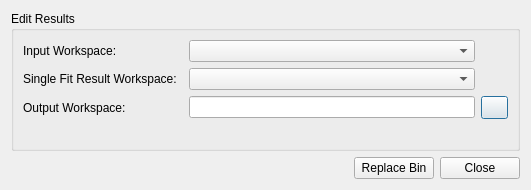
<?xml version="1.0" encoding="UTF-8"?>
<ui version="4.0">
 <class>IndirectEditResultsDialog</class>
 <widget class="QDialog" name="IndirectEditResultsDialog">
  <property name="geometry">
   <rect>
    <x>0</x>
    <y>0</y>
    <width>531</width>
    <height>185</height>
   </rect>
  </property>
  <property name="windowTitle">
   <string>Indirect Edit Results</string>
  </property>
  <layout class="QVBoxLayout" name="verticalLayout">
   <item>
    <widget class="QGroupBox" name="gbReFitSingleSpectrum">
     <property name="title">
      <string>Edit Results</string>
     </property>
     <layout class="QGridLayout" name="gridLayout">
      <item row="1" column="0">
       <widget class="QLabel" name="lbSpectrum">
        <property name="text">
         <string>Single Fit Result Workspace:</string>
        </property>
       </widget>
      </item>
      <item row="2" column="0">
       <widget class="QLabel" name="lbOutputWorkspace">
        <property name="text">
         <string>Output Workspace:</string>
        </property>
       </widget>
      </item>
      <item row="3" column="0" colspan="3">
       <widget class="QLabel" name="lbStatus">
        <property name="text">
         <string/>
        </property>
       </widget>
      </item>
      <item row="0" column="0">
       <widget class="QLabel" name="lbInputWorkspace">
        <property name="text">
         <string>Input Workspace:</string>
        </property>
       </widget>
      </item>
      <item row="4" column="2">
       <spacer name="verticalSpacer">
        <property name="orientation">
         <enum>Qt::Vertical</enum>
        </property>
        <property name="sizeHint" stdset="0">
         <size>
          <width>20</width>
          <height>76</height>
         </size>
        </property>
       </spacer>
      </item>
      <item row="2" column="2">
       <widget class="QLineEdit" name="leOutputWorkspace">
        <property name="text">
         <string/>
        </property>
       </widget>
      </item>
      <item row="0" column="2">
       <widget class="MantidQt::MantidWidgets::WorkspaceSelector" name="wsInputWorkspace"/>
      </item>
      <item row="1" column="2">
       <widget class="MantidQt::MantidWidgets::WorkspaceSelector" name="wsSingleSpectrumWorkspace"/>
      </item>
      <item row="2" column="3">
       <widget class="QPushButton" name="pbPasteInputName">
        <property name="minimumSize">
         <size>
          <width>27</width>
          <height>23</height>
         </size>
        </property>
        <property name="maximumSize">
         <size>
          <width>27</width>
          <height>23</height>
         </size>
        </property>
        <property name="text">
         <string/>
        </property>
        <property name="icon">
         <iconset resource="../../../images/images.qrc">
          <normaloff>:/data_replace.png</normaloff>:/data_replace.png</iconset>
        </property>
       </widget>
      </item>
     </layout>
    </widget>
   </item>
   <item>
    <widget class="QFrame" name="frame">
     <layout class="QHBoxLayout" name="horizontalLayout">
      <property name="leftMargin">
       <number>0</number>
      </property>
      <property name="topMargin">
       <number>0</number>
      </property>
      <property name="rightMargin">
       <number>0</number>
      </property>
      <property name="bottomMargin">
       <number>0</number>
      </property>
      <item>
       <spacer name="horizontalSpacer">
        <property name="orientation">
         <enum>Qt::Horizontal</enum>
        </property>
        <property name="sizeHint" stdset="0">
         <size>
          <width>40</width>
          <height>20</height>
         </size>
        </property>
       </spacer>
      </item>
      <item>
       <widget class="QPushButton" name="pbReplaceBin">
        <property name="text">
         <string>Replace Bin</string>
        </property>
       </widget>
      </item>
      <item>
       <widget class="QPushButton" name="pbClose">
        <property name="text">
         <string>Close</string>
        </property>
       </widget>
      </item>
     </layout>
    </widget>
   </item>
  </layout>
 </widget>
 <customwidgets>
  <customwidget>
   <class>MantidQt::MantidWidgets::WorkspaceSelector</class>
   <extends>QComboBox</extends>
   <header>MantidQtWidgets/Common/WorkspaceSelector.h</header>
  </customwidget>
 </customwidgets>
 <resources>
  <include location="../../../images/images.qrc"/>
 </resources>
 <connections/>
</ui>
